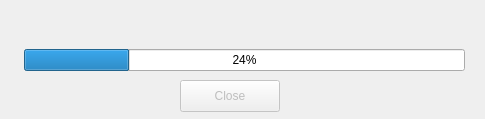
<?xml version="1.0" encoding="UTF-8"?>
<ui version="4.0">
 <class>ProgressBarDialog</class>
 <widget class="QDialog" name="ProgressBarDialog">
  <property name="geometry">
   <rect>
    <x>0</x>
    <y>0</y>
    <width>485</width>
    <height>119</height>
   </rect>
  </property>
  <property name="windowTitle">
   <string>Dialog</string>
  </property>
  <widget class="QPushButton" name="SuccessButton">
   <property name="enabled">
    <bool>false</bool>
   </property>
   <property name="geometry">
    <rect>
     <x>180</x>
     <y>80</y>
     <width>100</width>
     <height>32</height>
    </rect>
   </property>
   <property name="text">
    <string>Close</string>
   </property>
  </widget>
  <widget class="QWidget" name="layoutWidget">
   <property name="geometry">
    <rect>
     <x>24</x>
     <y>10</y>
     <width>441</width>
     <height>61</height>
    </rect>
   </property>
   <layout class="QVBoxLayout" name="verticalLayout_2">
    <item>
     <layout class="QHBoxLayout" name="horizontalLayout">
      <property name="sizeConstraint">
       <enum>QLayout::SetDefaultConstraint</enum>
      </property>
      <item>
       <widget class="QLabel" name="ProgressLabel">
        <property name="sizePolicy">
         <sizepolicy hsizetype="MinimumExpanding" vsizetype="Preferred">
          <horstretch>0</horstretch>
          <verstretch>0</verstretch>
         </sizepolicy>
        </property>
        <property name="text">
         <string/>
        </property>
       </widget>
      </item>
     </layout>
    </item>
    <item>
     <widget class="QProgressBar" name="ProgressBar">
      <property name="value">
       <number>24</number>
      </property>
     </widget>
    </item>
   </layout>
  </widget>
 </widget>
 <resources/>
 <connections/>
</ui>
